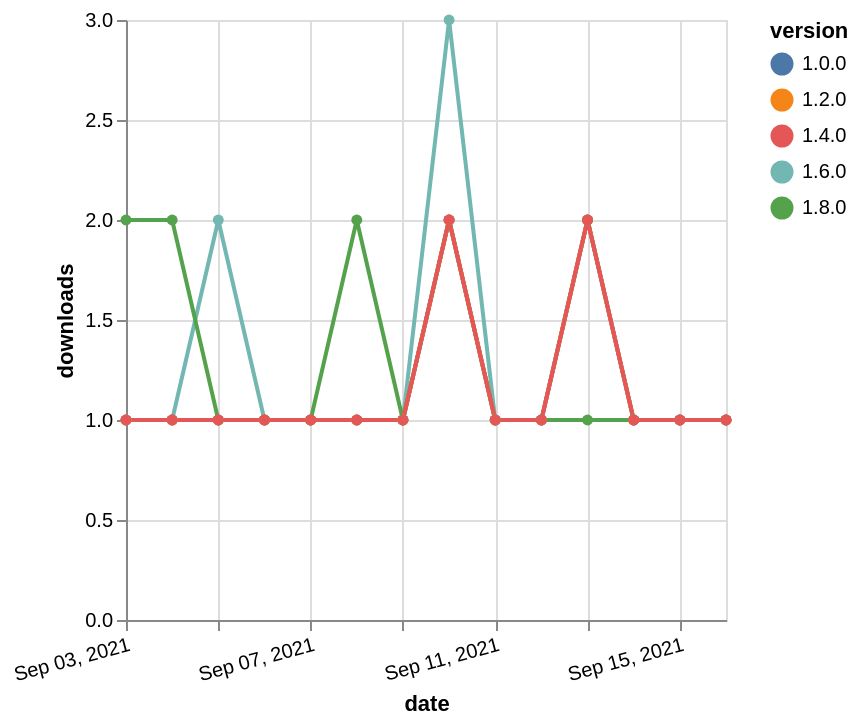

Describe this chart as a Vega-Lite specification.
### Vega-Lite specification from a JSON file in a GitHub repository (floating-point values rounded to 4 significant figures)
{"$schema": "https://vega.github.io/schema/vega-lite/v5.json", "description": "A simple bar chart with embedded data.", "data": {"values": [{"date": "2021-09-03", "total": 195, "delta": 1, "version": "1.6.0"}, {"date": "2021-09-04", "total": 196, "delta": 1, "version": "1.6.0"}, {"date": "2021-09-05", "total": 198, "delta": 2, "version": "1.6.0"}, {"date": "2021-09-06", "total": 199, "delta": 1, "version": "1.6.0"}, {"date": "2021-09-07", "total": 200, "delta": 1, "version": "1.6.0"}, {"date": "2021-09-08", "total": 201, "delta": 1, "version": "1.6.0"}, {"date": "2021-09-09", "total": 202, "delta": 1, "version": "1.6.0"}, {"date": "2021-09-10", "total": 205, "delta": 3, "version": "1.6.0"}, {"date": "2021-09-11", "total": 206, "delta": 1, "version": "1.6.0"}, {"date": "2021-09-12", "total": 207, "delta": 1, "version": "1.6.0"}, {"date": "2021-09-13", "total": 209, "delta": 2, "version": "1.6.0"}, {"date": "2021-09-14", "total": 210, "delta": 1, "version": "1.6.0"}, {"date": "2021-09-15", "total": 211, "delta": 1, "version": "1.6.0"}, {"date": "2021-09-16", "total": 212, "delta": 1, "version": "1.6.0"}, {"date": "2021-09-03", "total": 118, "delta": 2, "version": "1.8.0"}, {"date": "2021-09-04", "total": 120, "delta": 2, "version": "1.8.0"}, {"date": "2021-09-05", "total": 121, "delta": 1, "version": "1.8.0"}, {"date": "2021-09-06", "total": 122, "delta": 1, "version": "1.8.0"}, {"date": "2021-09-07", "total": 123, "delta": 1, "version": "1.8.0"}, {"date": "2021-09-08", "total": 125, "delta": 2, "version": "1.8.0"}, {"date": "2021-09-09", "total": 126, "delta": 1, "version": "1.8.0"}, {"date": "2021-09-10", "total": 128, "delta": 2, "version": "1.8.0"}, {"date": "2021-09-11", "total": 129, "delta": 1, "version": "1.8.0"}, {"date": "2021-09-12", "total": 130, "delta": 1, "version": "1.8.0"}, {"date": "2021-09-13", "total": 131, "delta": 1, "version": "1.8.0"}, {"date": "2021-09-14", "total": 132, "delta": 1, "version": "1.8.0"}, {"date": "2021-09-15", "total": 133, "delta": 1, "version": "1.8.0"}, {"date": "2021-09-16", "total": 134, "delta": 1, "version": "1.8.0"}, {"date": "2021-09-03", "total": 197, "delta": 1, "version": "1.0.0"}, {"date": "2021-09-04", "total": 198, "delta": 1, "version": "1.0.0"}, {"date": "2021-09-05", "total": 199, "delta": 1, "version": "1.0.0"}, {"date": "2021-09-06", "total": 200, "delta": 1, "version": "1.0.0"}, {"date": "2021-09-07", "total": 201, "delta": 1, "version": "1.0.0"}, {"date": "2021-09-08", "total": 202, "delta": 1, "version": "1.0.0"}, {"date": "2021-09-09", "total": 203, "delta": 1, "version": "1.0.0"}, {"date": "2021-09-10", "total": 205, "delta": 2, "version": "1.0.0"}, {"date": "2021-09-11", "total": 206, "delta": 1, "version": "1.0.0"}, {"date": "2021-09-12", "total": 207, "delta": 1, "version": "1.0.0"}, {"date": "2021-09-13", "total": 209, "delta": 2, "version": "1.0.0"}, {"date": "2021-09-14", "total": 210, "delta": 1, "version": "1.0.0"}, {"date": "2021-09-15", "total": 211, "delta": 1, "version": "1.0.0"}, {"date": "2021-09-16", "total": 212, "delta": 1, "version": "1.0.0"}, {"date": "2021-09-03", "total": 207, "delta": 1, "version": "1.2.0"}, {"date": "2021-09-04", "total": 208, "delta": 1, "version": "1.2.0"}, {"date": "2021-09-05", "total": 209, "delta": 1, "version": "1.2.0"}, {"date": "2021-09-06", "total": 210, "delta": 1, "version": "1.2.0"}, {"date": "2021-09-07", "total": 211, "delta": 1, "version": "1.2.0"}, {"date": "2021-09-08", "total": 212, "delta": 1, "version": "1.2.0"}, {"date": "2021-09-09", "total": 213, "delta": 1, "version": "1.2.0"}, {"date": "2021-09-10", "total": 215, "delta": 2, "version": "1.2.0"}, {"date": "2021-09-11", "total": 216, "delta": 1, "version": "1.2.0"}, {"date": "2021-09-12", "total": 217, "delta": 1, "version": "1.2.0"}, {"date": "2021-09-13", "total": 219, "delta": 2, "version": "1.2.0"}, {"date": "2021-09-14", "total": 220, "delta": 1, "version": "1.2.0"}, {"date": "2021-09-15", "total": 221, "delta": 1, "version": "1.2.0"}, {"date": "2021-09-16", "total": 222, "delta": 1, "version": "1.2.0"}, {"date": "2021-09-03", "total": 167, "delta": 1, "version": "1.4.0"}, {"date": "2021-09-04", "total": 168, "delta": 1, "version": "1.4.0"}, {"date": "2021-09-05", "total": 169, "delta": 1, "version": "1.4.0"}, {"date": "2021-09-06", "total": 170, "delta": 1, "version": "1.4.0"}, {"date": "2021-09-07", "total": 171, "delta": 1, "version": "1.4.0"}, {"date": "2021-09-08", "total": 172, "delta": 1, "version": "1.4.0"}, {"date": "2021-09-09", "total": 173, "delta": 1, "version": "1.4.0"}, {"date": "2021-09-10", "total": 175, "delta": 2, "version": "1.4.0"}, {"date": "2021-09-11", "total": 176, "delta": 1, "version": "1.4.0"}, {"date": "2021-09-12", "total": 177, "delta": 1, "version": "1.4.0"}, {"date": "2021-09-13", "total": 179, "delta": 2, "version": "1.4.0"}, {"date": "2021-09-14", "total": 180, "delta": 1, "version": "1.4.0"}, {"date": "2021-09-15", "total": 181, "delta": 1, "version": "1.4.0"}, {"date": "2021-09-16", "total": 182, "delta": 1, "version": "1.4.0"}]}, "width": "container", "mark": {"type": "line", "point": {"filled": true}}, "encoding": {"x": {"field": "date", "type": "temporal", "timeUnit": "yearmonthdate", "title": "date", "axis": {"labelAngle": -15}}, "y": {"field": "delta", "type": "quantitative", "title": "downloads"}, "color": {"field": "version", "type": "nominal"}, "tooltip": {"field": "delta"}}}
